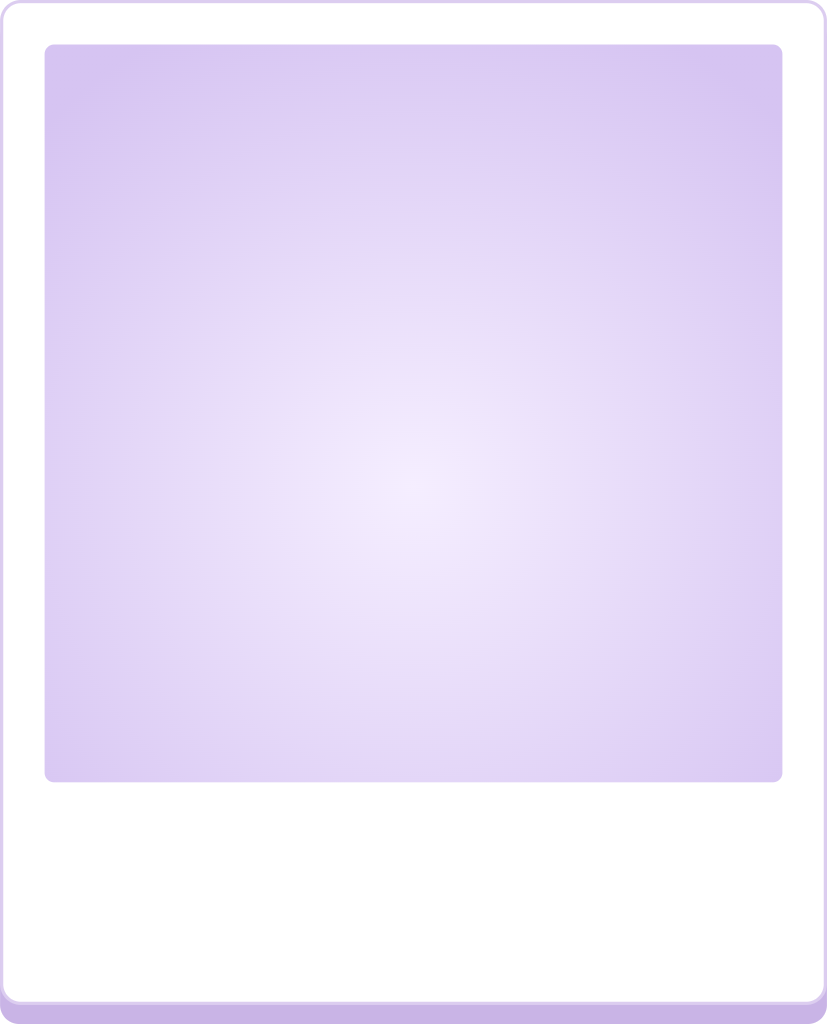
#> input picture art/ui/index/idx_photo_boss.png, 827 x 1024 px
$ python key.py ../../ui/index/idx_photo_boss.png ../../ui/index/book_A.png
#> lines starting #> are read from the running program, lines starting #| are printed output that depends on the picture
import sys
from PIL import Image
src, dst = sys.argv[1], sys.argv[2]
im = Image.open(src).convert("RGBA")
#> im is the input picture: PIL image 827x1024 RGBA; mean R, G, B, A 235.8, 226.8, 249.5, 254.9
w, h = im.size
#> w = 827; h = 1024
px = im.load()
minx, miny, maxx, maxy = w, h, -1, -1
#> minx = 827; miny = 1024; maxx = -1; maxy = -1
for y in range(h):
    for x in range(w):
        r, g, b, a = px[x, y]
        d = g - max(r, b)
        if d > 90:
            px[x, y] = (0, 0, 0, 0)
            continue
        if d > 25:
            t = (d - 25) / 65.0
            g2 = max(r, b)
            px[x, y] = (r, g2, b, int(255 * (1 - t)))
        if px[x, y][3] > 40:
            minx, miny = min(minx, x), min(miny, y)
            maxx, maxy = max(maxx, x), max(maxy, y)
im = im.crop((minx, miny, maxx + 1, maxy + 1))
cw, ch = im.size
#> cw = 827; ch = 1024
side = int(max(cw, ch) * 1.12)
#> side = 1146
out = Image.new("RGBA", (side, side), (0, 0, 0, 0))
#> out: PIL image 1146x1146 RGBA; every value is 0
out.paste(im, ((side - cw) // 2, (side - ch) // 2))
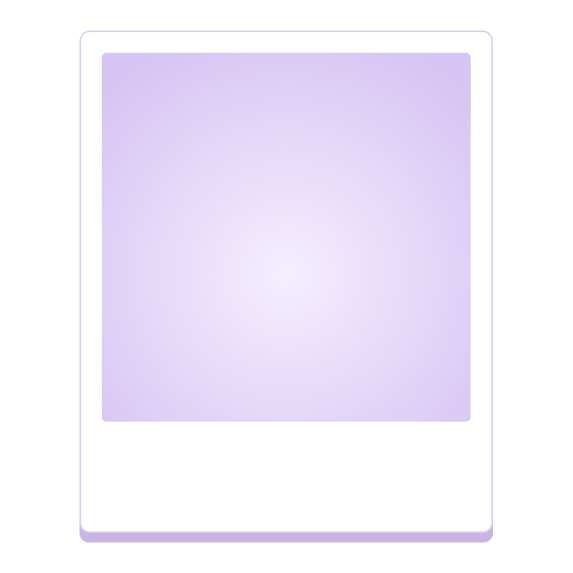
#> out: PIL image 1146x1146 RGBA (shown at 1/2 size); mean R, G, B, A 152.1, 146.2, 160.9, 164.4; transparent parts drawn white
out = out.resize((512, 512), Image.LANCZOS)
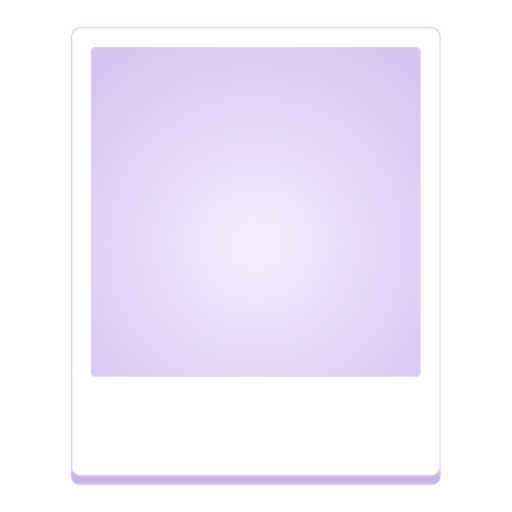
#> out: PIL image 512x512 RGBA; mean R, G, B, A 154.3, 148.3, 163.3, 164.4; transparent parts drawn white
out.save(dst)
print(dst, (minx, miny, maxx, maxy))
#| ../../ui/index/book_A.png (0, 0, 826, 1023)

$ run again, on art/ui/index/idx_lock.png
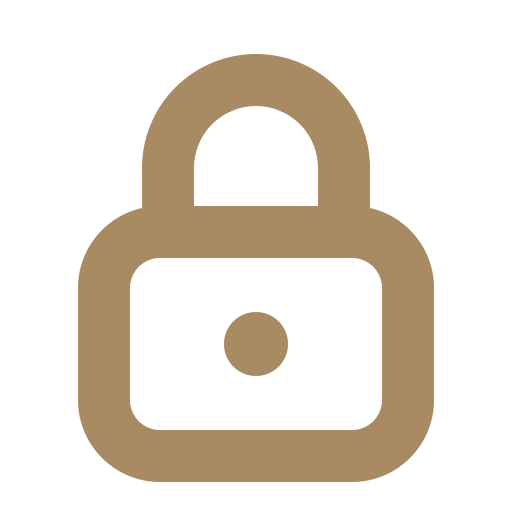
#> input picture art/ui/index/idx_lock.png, 1024 x 1024 px (shown at 1/2 size)
#> im is the input picture: PIL image 1024x1024 RGBA; mean R, G, B, A 46, 38.1, 26.9, 69.5
#> `im = im.crop((minx, miny, maxx + 1, maxy + 1))`:
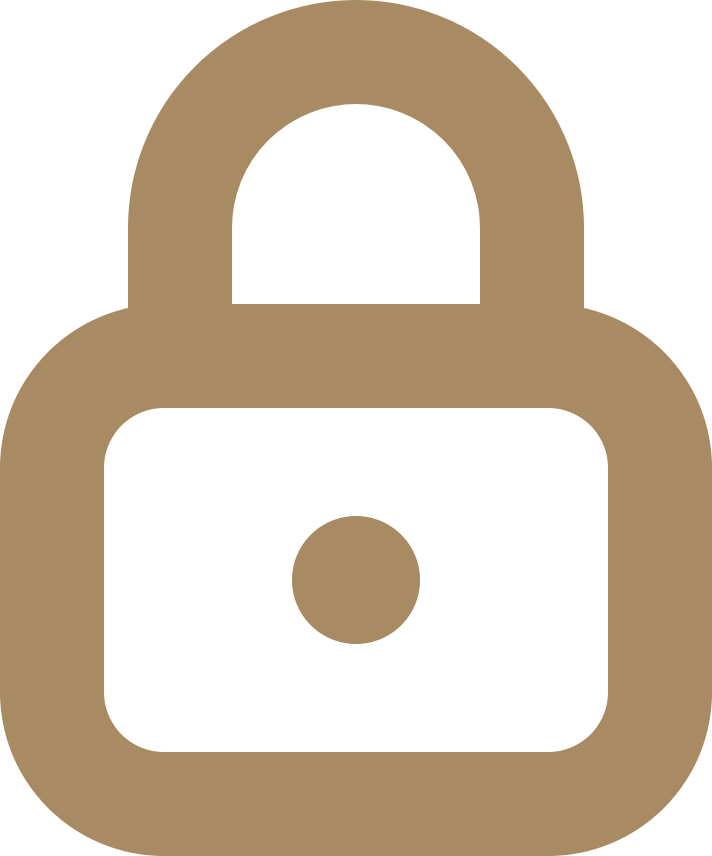
#> im: PIL image 712x856 RGBA; mean R, G, B, A 79.2, 65.5, 46.2, 119.6; transparent parts drawn white
#> `out.paste(im, ((side - cw) // 2, (side - ch) // 2))`:
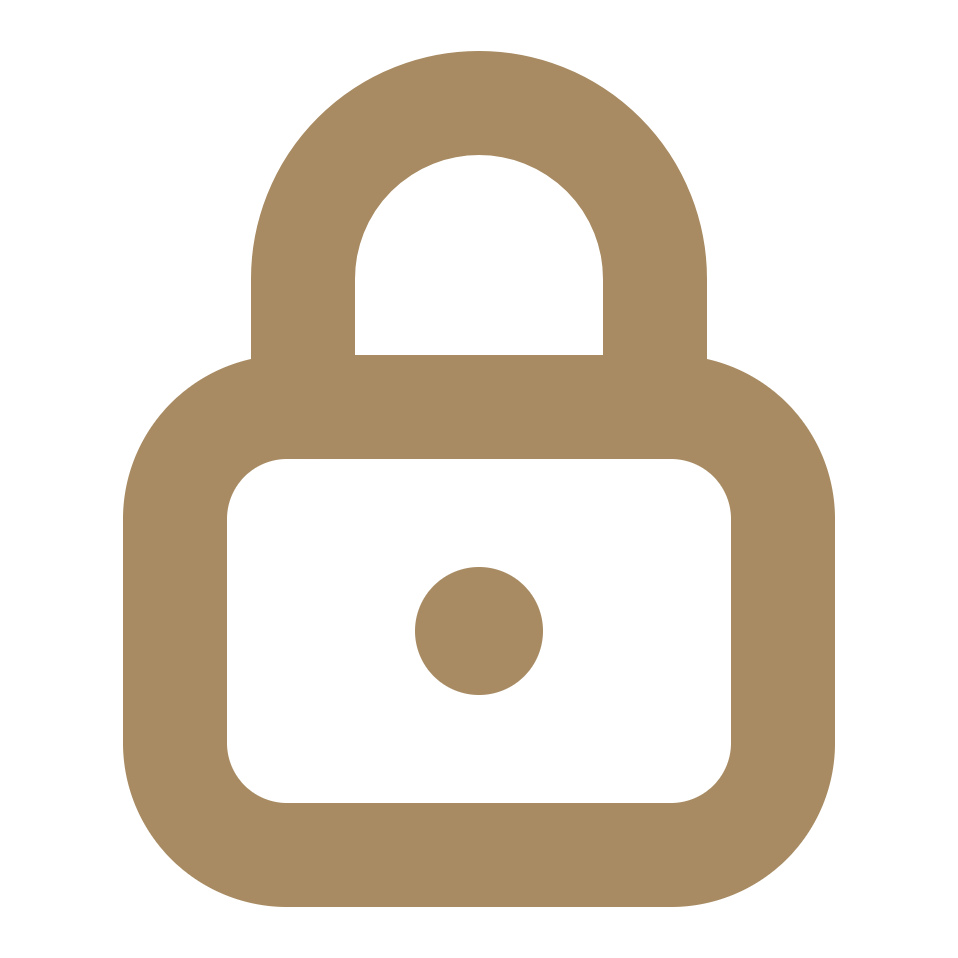
#> out: PIL image 958x958 RGBA; mean R, G, B, A 52.6, 43.5, 30.7, 79.5; transparent parts drawn white
#| ../../ui/index/idx_lock.png (156, 108, 867, 963)
